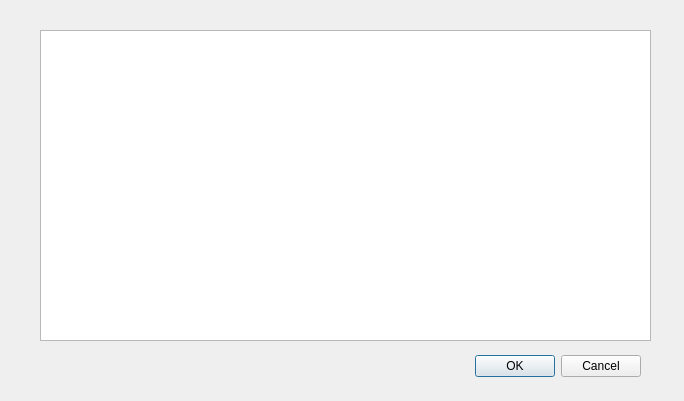
<?xml version="1.0" encoding="UTF-8"?>
<ui version="4.0">
 <class>Dialog</class>
 <widget class="QDialog" name="Dialog">
  <property name="geometry">
   <rect>
    <x>0</x>
    <y>0</y>
    <width>684</width>
    <height>401</height>
   </rect>
  </property>
  <property name="windowTitle">
   <string>Kelburn Postal Service</string>
  </property>
  <widget class="QDialogButtonBox" name="buttonBox">
   <property name="geometry">
    <rect>
     <x>300</x>
     <y>350</y>
     <width>341</width>
     <height>32</height>
    </rect>
   </property>
   <property name="orientation">
    <enum>Qt::Horizontal</enum>
   </property>
   <property name="standardButtons">
    <set>QDialogButtonBox::Cancel|QDialogButtonBox::Ok</set>
   </property>
  </widget>
  <widget class="QTableWidget" name="tableWidget">
   <property name="geometry">
    <rect>
     <x>40</x>
     <y>30</y>
     <width>611</width>
     <height>311</height>
    </rect>
   </property>
  </widget>
 </widget>
 <resources/>
 <connections>
  <connection>
   <sender>buttonBox</sender>
   <signal>accepted()</signal>
   <receiver>Dialog</receiver>
   <slot>accept()</slot>
   <hints>
    <hint type="sourcelabel">
     <x>248</x>
     <y>254</y>
    </hint>
    <hint type="destinationlabel">
     <x>157</x>
     <y>274</y>
    </hint>
   </hints>
  </connection>
  <connection>
   <sender>buttonBox</sender>
   <signal>rejected()</signal>
   <receiver>Dialog</receiver>
   <slot>reject()</slot>
   <hints>
    <hint type="sourcelabel">
     <x>316</x>
     <y>260</y>
    </hint>
    <hint type="destinationlabel">
     <x>286</x>
     <y>274</y>
    </hint>
   </hints>
  </connection>
 </connections>
</ui>
